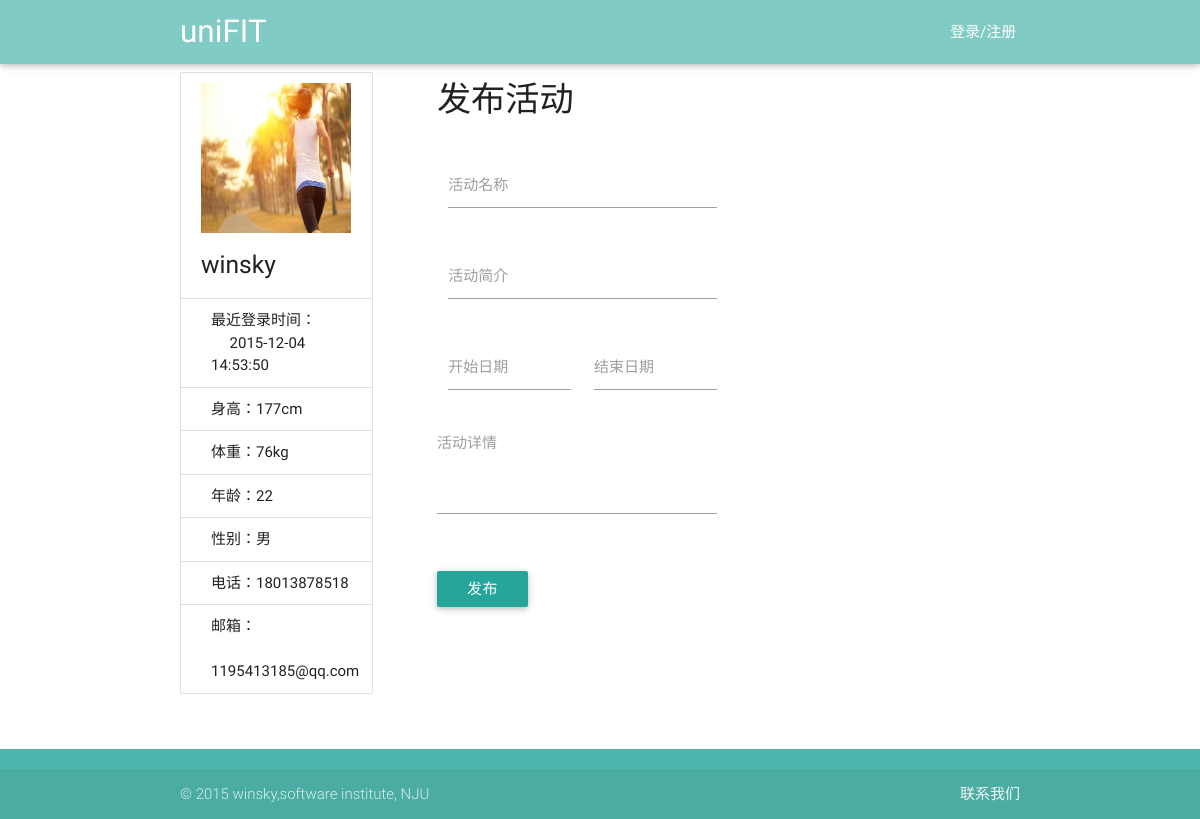
The app's page /view/releaseEvents.php?userName=winsky, older data.
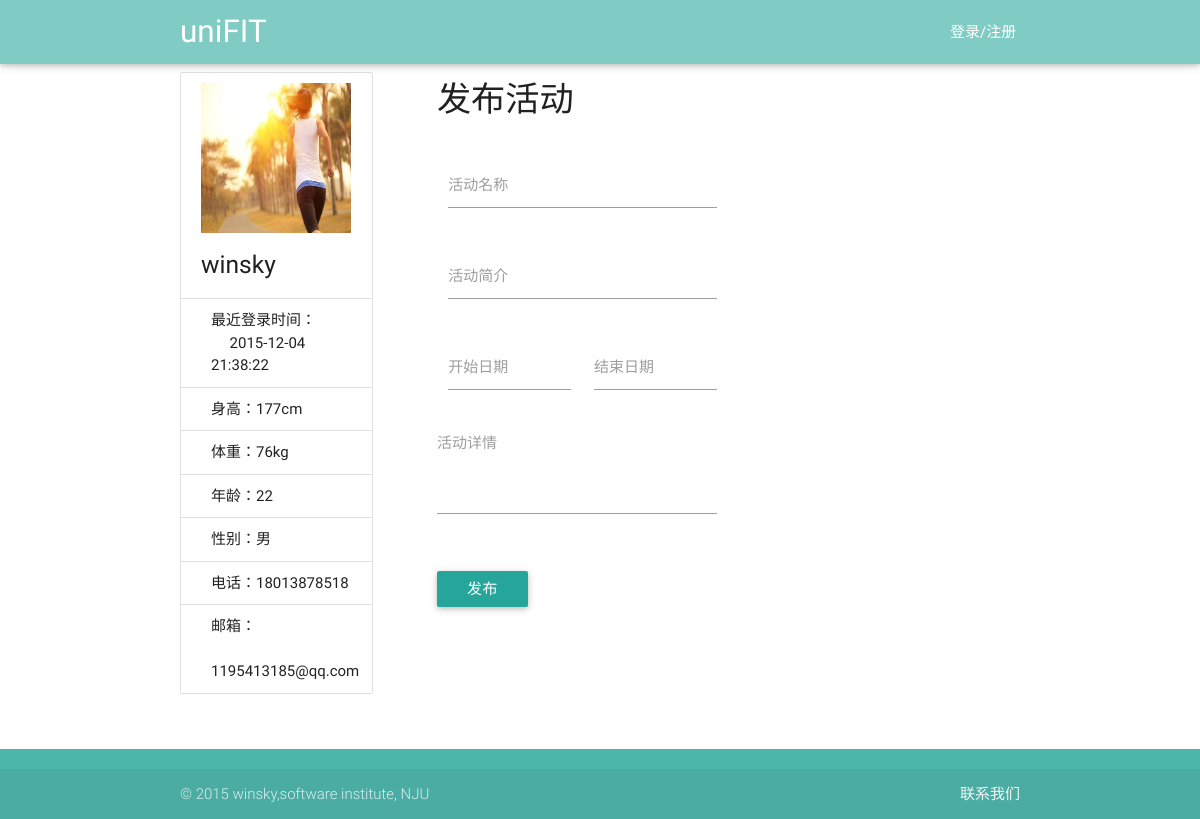
The same page, newer data.
### tables this page shows
CREATE TABLE user(id integer primary key,userName varchar(40),password int, type varchar(20) ,age int,sex varchar(20),height int,weight int,telephone varchar(40), email varchar(40),lastLoadTime date default '—');

### service/UserService.php (called while the page is built, shortened)
<?php
require_once('../utils/SqliteHelper.php');
require_once('../model/User.php');
class UserService {
    var $db_user_base_info = "user";
    var $DB = null;
    public function __construct() {
        $this->DB = new SqliteHelper('../data.db');
    }
    public function getUserByName($userName) {
        $sql = "select * from " . $this->db_user_base_info . " where userName='" . $userName . "' limit 1";
        $result = $this->DB->getList($sql);
        $rt = $result[0];
        $password = $rt["password"];
        $type = $rt["type"];
        $age = $rt["age"];
        $sex = $rt["sex"];
        $height = $rt["height"];
        $weight = $rt["weight"];
        $telephone = $rt["telephone"];
        $email = $rt["email"];
        $lastLoadTime = $rt["lastLoadTime"];
        $user = new User($userName, $age, $sex, $type, $password, $height, $weight, $email, $telephone);
        $user->setLastLoadTime($lastLoadTime);
        return $user;
    }
}

### utils/SqliteHelper.php (called while the page is built, shortened)
<?php
class SqliteHelper {
    function __construct($file) {
        try {
            $this->conn = new PDO('sqlite:' . $file);
        } catch (PDOException $e) {
            try {
                $this->conn = new PDO('sqlite2:' . $file);
            } catch (PDOException $e) {
                exit('error!');
            }
        }
    }
    function __destruct() {
        $this->conn = null;
    }
    function query($sql) {
        return $this->conn->query($sql);
    }
    function getList($sql) {
        $recordList = array();
        foreach ($this->RecordArray($sql) as $rstmp) {
            $recordList[] = $rstmp;
        }
        return $recordList;
    }
    function RecordArray($sql) {
        return $this->query($sql)->fetchAll();
    }
}

### model/User.php (called while the page is built, shortened)
<?php
class User {
    private $telephone = "";
    private $email = "";
    private $age = "";
    private $sex = "";
    private $height = "";
    private $weight = "";
    private $lastLoadTime="";
    public function __construct($userName, $age, $sex, $type, $password, $height, $weight, $email, $telephone) {
        $this->telephone = $telephone;
        $this->email = $email;
        $this->age = $age;
        $this->sex = $sex;
        $this->height = $height;
        $this->weight = $weight;
    }
    public function getTelephone() {
        return $this->telephone;
    }
    public function getEmail() {
        return $this->email;
    }
    public function getAge() {
        return $this->age;
    }
    public function getSex() {
        return $this->sex;
    }
    public function getHeight() {
        return $this->height;
    }
    public function getWeight() {
        return $this->weight;
    }
    public function getLastLoadTime() {
        return $this->lastLoadTime;
    }
    public function setLastLoadTime($lastLoadTime) {
        $this->lastLoadTime = $lastLoadTime;
    }
}

### view/releaseEvents.php (the view, shortened to what the changed rows need)
<!DOCTYPE html>
<html lang="en">
<head>
    <link href="../css/material_icons.css" rel="stylesheet" media="screen,projection">
    <link href="../css/materialize.css" type="text/css" rel="stylesheet" media="screen,projection"/>
    <link href="../css/style.css" type="text/css" rel="stylesheet" media="screen,projection"/>
    <link href="../css/showEvents.css" type="text/css" rel="stylesheet" media="screen,projection"/>
</head>
<body onload="write_header();write_footer();" id="top">
<div class="main container">
    <div class="row">
        <div class="col s12 l3">
            <ul class="collection with-header">
                <li class="collection-header">
                    <img src="../images/back1.jpg" width="150px" height="150px">
                    <?php
                    $userName = $_GET["userName"];
                    require_once("../service/UserService.php");
                    $userService = new UserService();
                    $user = $userService->getUserByName($userName);
                    $lastLoadTime = $user->getLastLoadTime();
                    $height = $user->getHeight()."cm";
                    $weight = $user->getWeight()."kg";
                    $age = $user->getAge();
                    $sex = $user->getSex();
                    $telephone = $user->getTelephone();
                    $email = $user->getEmail();
                    ?>
                    <h5 id="userName"><?php echo $userName; ?></h5>
                </li>
                <p class="collection-item">最近登录时间：<br> &nbsp;&nbsp;&nbsp;&nbsp; <?php echo $lastLoadTime ?></p>
                <p class="collection-item">身高：<?php echo $height ?></p>
                <p class="collection-item">体重：<?php echo $weight ?></p>
                <p class="collection-item">年龄：<?php echo $age ?></p>
                <p class="collection-item">性别：<?php echo $sex ?></p>
                <p class="collection-item">电话：<?php echo $telephone ?></p>
                <p class="collection-item">邮箱： <br> &nbsp; <?php echo $email ?></p>
            </ul>
        </div>
    </div>
</div>
</body>
</html>

Row changes from the older to the newer data that the page shows:
changed user "177cm": lastLoadTime "2015-12-04 14:53:50" → "2015-12-04 21:38:22"
